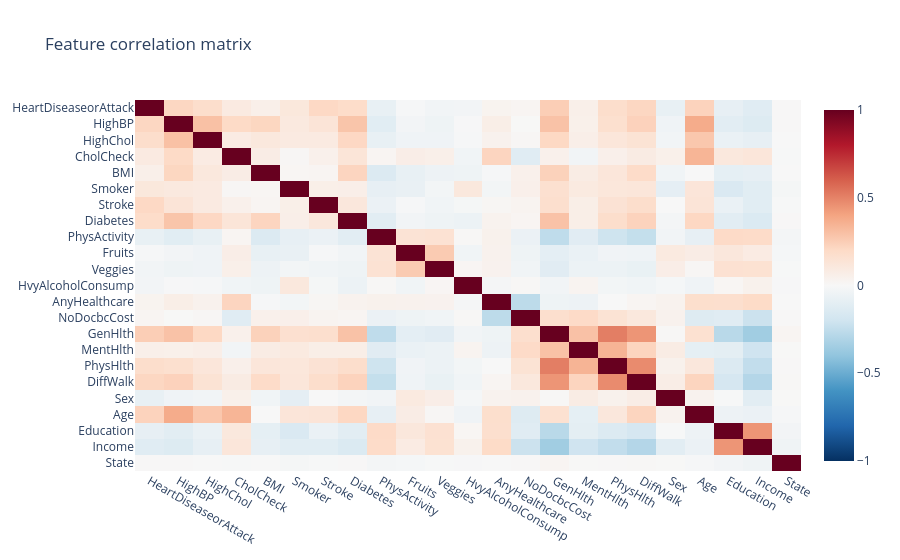

Notebook source saved alongside this figure:
### Markdown cell above
The sorted table ranks each variable by the absolute size of its Pearson correlation with the binary outcome; the sign indicates direction. The heatmap shows pairwise linear correlation across numeric columns and may help flag related predictors. Since many columns are binary or ordinal codes, these are descriptive screening tools, not a complete measure of association or evidence of causality.

### Code cell
corr = brfss_df_selected.corr(numeric_only=True)
target_corr = corr[target].drop(target).sort_values(key=lambda s: s.abs(), ascending=False)
display(target_corr.to_frame('pearson_r'))
px.imshow(corr, zmin=-1, zmax=1, color_continuous_scale='RdBu_r', aspect='auto', title='Feature correlation matrix').show()

### Figure 1 — Plotly figure (JSON) as saved in the notebook; plotly's stock layout.template omitted (floating-point values rounded to 4 significant figures; data arrays with more than 128 entries replaced by an {"elided": "..."} marker saying what was removed)
{"data": [{"coloraxis": "coloraxis", "hovertemplate": "x: %{x}<br>y: %{y}<br>color: %{z}<extra></extra>", "name": "0", "type": "heatmap", "x": ["HeartDiseaseorAttack", "HighBP", "HighChol", "CholCheck", "BMI", "Smoker", "Stroke", "Diabetes", "PhysActivity", "Fruits", "Veggies", "HvyAlcoholConsump", "AnyHealthcare", "NoDocbcCost", "GenHlth", "MentHlth", "PhysHlth", "DiffWalk", "Sex", "Age", "Education", "Income", "State"], "xaxis": "x", "y": ["HeartDiseaseorAttack", "HighBP", "HighChol", "CholCheck", "BMI", "Smoker", "Stroke", "Diabetes", "PhysActivity", "Fruits", "Veggies", "HvyAlcoholConsump", "AnyHealthcare", "NoDocbcCost", "GenHlth", "MentHlth", "PhysHlth", "DiffWalk", "Sex", "Age", "Education", "Income", "State"], "yaxis": "y", "z": {"elided": "23x23 float values"}}], "layout": {"coloraxis": {"autocolorscale": false, "cmax": 1, "cmin": -1, "colorscale": [[0, "rgb(5,48,97)"], [0.1, "rgb(33,102,172)"], [0.2, "rgb(67,147,195)"], [0.3, "rgb(146,197,222)"], [0.4, "rgb(209,229,240)"], [0.5, "rgb(247,247,247)"], [0.6, "rgb(253,219,199)"], [0.7, "rgb(244,165,130)"], [0.8, "rgb(214,96,77)"], [0.9, "rgb(178,24,43)"], [1, "rgb(103,0,31)"]]}, "title": {"text": "Feature correlation matrix"}, "xaxis": {"anchor": "y", "domain": [0, 1]}, "yaxis": {"anchor": "x", "autorange": "reversed", "domain": [0, 1]}}}
